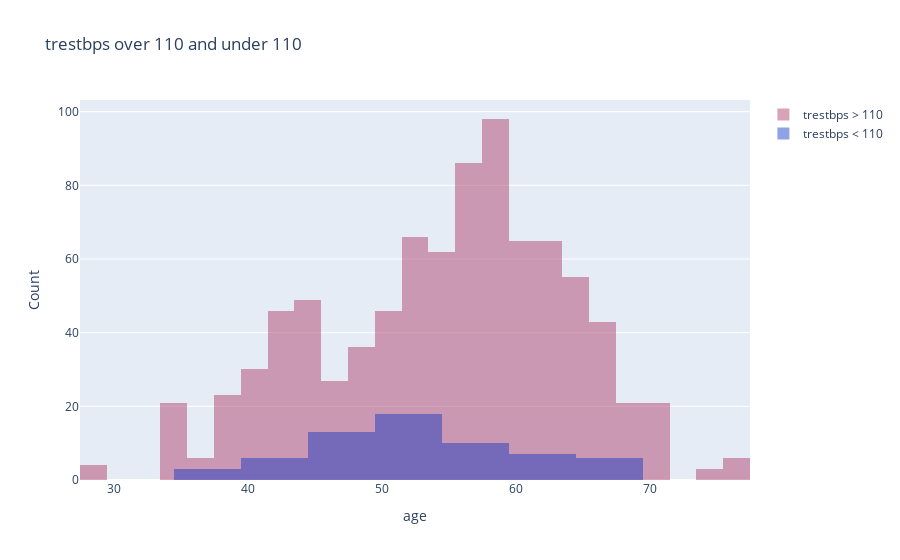

The notebook cell this image was saved under:
### Code cell
df_110ustu = new_df['age'][new_df.trestbps > 110]
df_110altı = new_df['age'][new_df.trestbps < 110]

trace=go.Histogram(
    x=df_110ustu,opacity=0.75, name='trestbps > 110', marker=dict(color='rgba(171,50,96,0.6)')
)
trace2=go.Histogram(
    x=df_110altı,opacity=0.75, name='trestbps < 110', marker=dict(color='rgba(12,50,196,0.6)')
)

data=[trace,trace2]
layout=go.Layout(barmode='overlay',title='trestbps over 110 and under 110', xaxis=dict(title='age'), yaxis=dict(title='Count'))
fig=go.Figure(data=data, layout=layout)
iplot(fig)

### Figure 1 — Plotly figure (JSON) as saved in the notebook; plotly's stock layout.template omitted (floating-point values rounded to 4 significant figures; data arrays with more than 128 entries replaced by an {"elided": "..."} marker saying what was removed)
{"data": [{"marker": {"color": "rgba(171,50,96,0.6)"}, "name": "trestbps > 110", "opacity": 0.75, "type": "histogram", "x": {"elided": "879 int values"}}, {"marker": {"color": "rgba(12,50,196,0.6)"}, "name": "trestbps < 110", "opacity": 0.75, "type": "histogram", "x": [58, 67, 45, 67, 54, 54, 54, 54, 54, 51, 39, 58, 60, 67, 39, 45, 41, 67, 46, 51, 63, 54, 58, 46, 58, 41, 42, 47, 60, 47, 47, 41, 54, 67, 58, 39, 46, 63, 63, 47, 58, 58, 58, 51, 52, 51, 60, 51, 46, 46, 51, 51, 58, 51, 46, 42, 42, 45, 58, 52, 63, 67, 52]}], "layout": {"autosize": true, "barmode": "overlay", "title": {"text": "trestbps over 110 and under 110"}, "xaxis": {"autorange": true, "range": [27.5, 77.5], "title": {"text": "age"}, "type": "linear"}, "yaxis": {"autorange": true, "range": [0, 103.2], "title": {"text": "Count"}}}}
